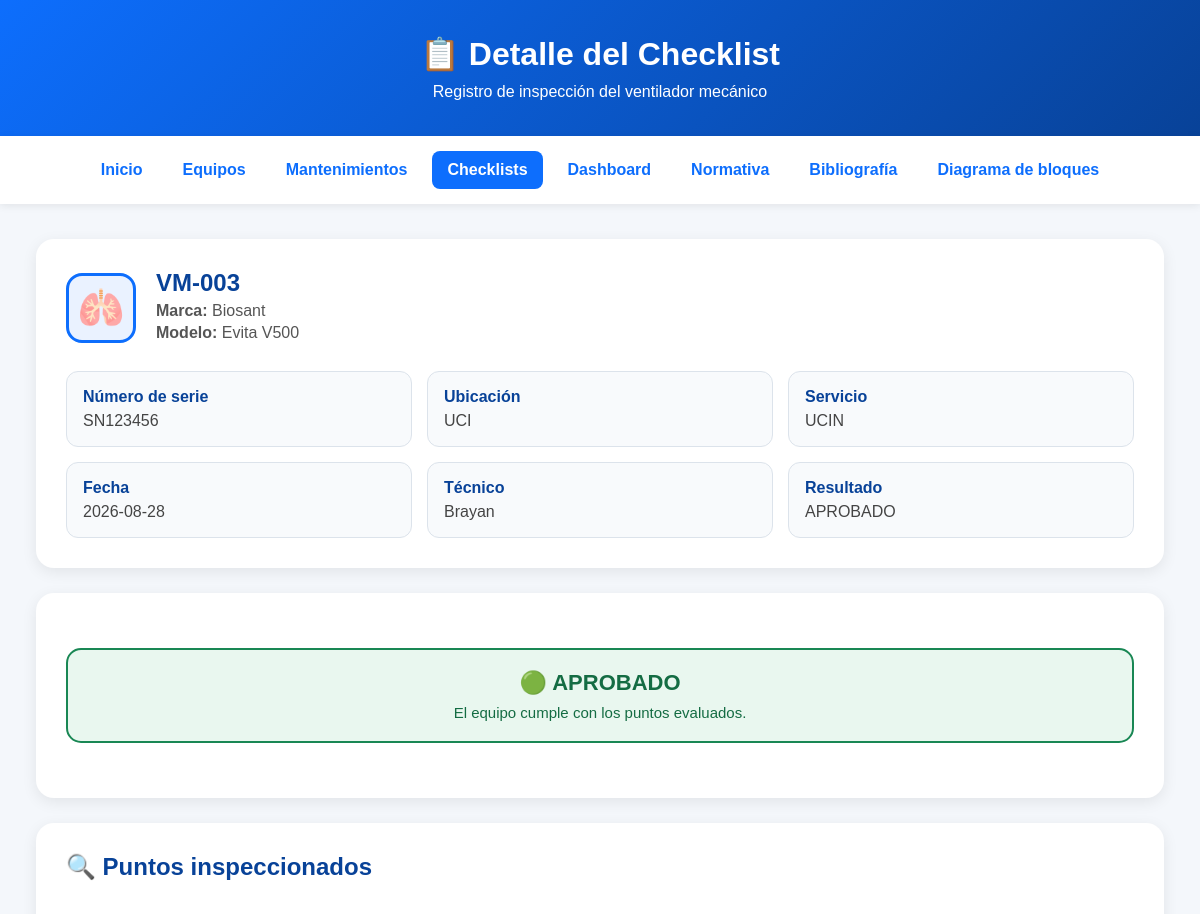
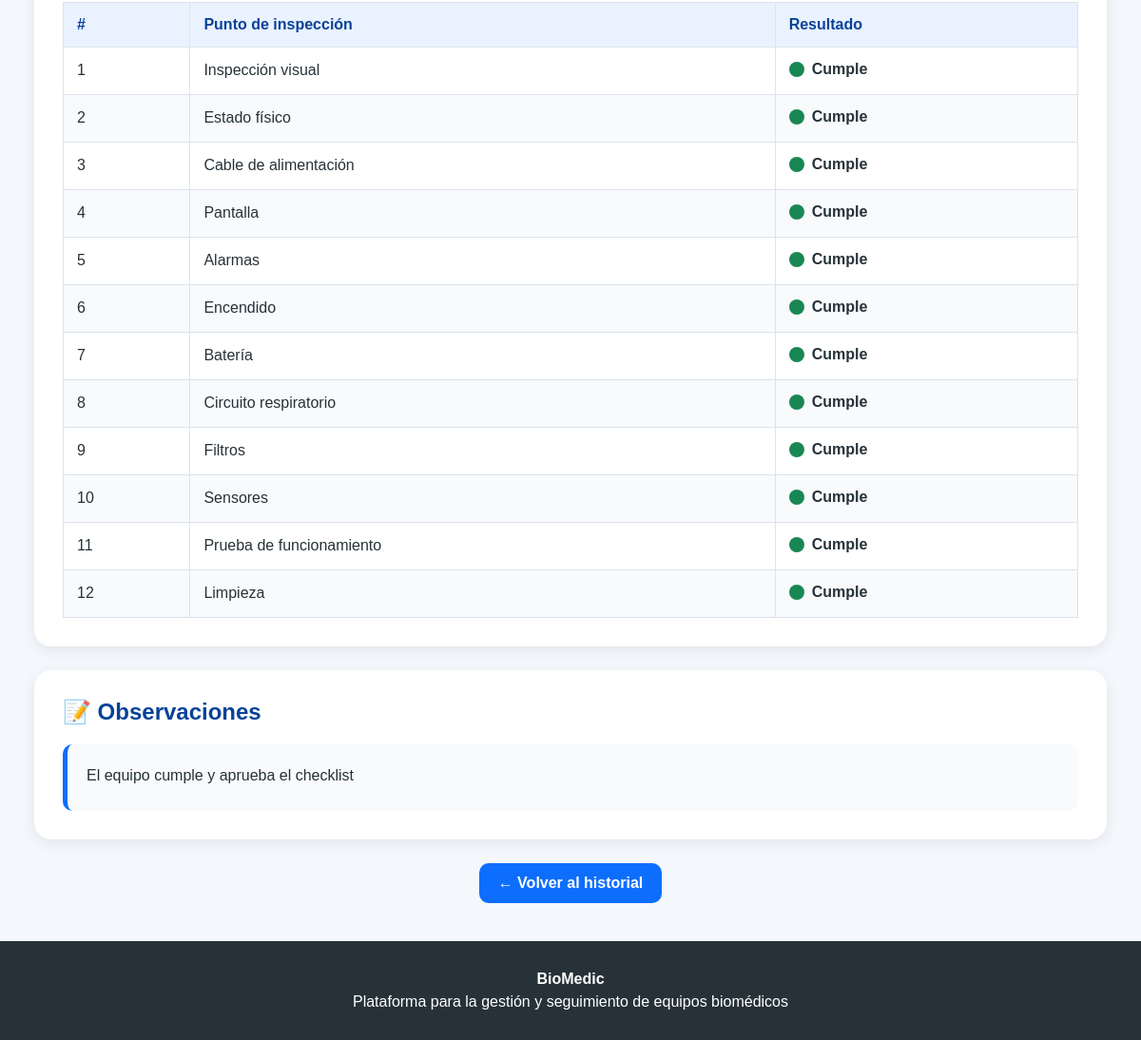
The page /ver_checklist/2 on the database its author committed (2 pictures, top to bottom).
### tables this page shows
CREATE TABLE equipos (
            id INTEGER PRIMARY KEY AUTOINCREMENT,
            codigo TEXT NOT NULL,
            marca TEXT NOT NULL,
            modelo TEXT NOT NULL,
            serie TEXT NOT NULL,
            ubicacion TEXT NOT NULL,
            servicio TEXT NOT NULL,
            estado TEXT NOT NULL,
            fecha TEXT,
            observaciones TEXT
        );

CREATE TABLE checklists (
            id INTEGER PRIMARY KEY AUTOINCREMENT,
            equipo_id INTEGER NOT NULL,
            fecha TEXT NOT NULL,
            tecnico TEXT NOT NULL,

            inspeccion_visual TEXT NOT NULL,
            estado_fisico TEXT NOT NULL,
            cable_alimentacion TEXT NOT NULL,
            pantalla TEXT NOT NULL,
            alarmas TEXT NOT NULL,
            encendido TEXT NOT NULL,
            bateria TEXT NOT NULL,
            circuito_respiratorio TEXT NOT NULL,
            filtros TEXT NOT NULL,
            sensores TEXT NOT NULL,
            prueba_funcionamiento TEXT NOT NULL,
            limpieza TEXT NOT NULL,

            observaciones TEXT,
            resultado TEXT NOT NULL,

            FOREIGN KEY (equipo_id)
                REFERENCES equipos(id)
        );

### app.py (the view)
@app.route("/ver_checklist/<int:id>")
def ver_checklist(id):
    conexion = conectar_bd()
    checklist_registrado = conexion.execute("""
        SELECT
            checklists.*,
            equipos.codigo,
            equipos.marca,
            equipos.modelo,
            equipos.serie,
            equipos.ubicacion,
            equipos.servicio
        FROM checklists
        INNER JOIN equipos
            ON checklists.equipo_id = equipos.id
        WHERE checklists.id = ?
    """, (id,)).fetchone()
    conexion.close()
    if checklist_registrado is None:
        return "Checklist no encontrado", 404
    return render_template(
        "ver_checklist.html",
        checklist=checklist_registrado
    )

### app.py (called while the page is built)
@app.after_request
def forzar_utf8(response):
    if response.content_type.startswith("text/html"):
        response.headers["Content-Type"] = "text/html; charset=utf-8"
    return response

def conectar_bd():
    conexion = sqlite3.connect(DATABASE)
    conexion.row_factory = sqlite3.Row
    return conexion

### templates/ver_checklist.html (shortened to what this page needs)
<!DOCTYPE html>
<html lang="es">
<head>
</head>
<body>
<header>
    <h1>&#x1F4CB; Detalle del Checklist</h1>
    <p>Registro de inspecci&oacute;n del ventilador mec&aacute;nico</p>
</header>
<nav>
    <a href="/">Inicio</a>
    <a href="/equipos">Equipos</a>
    <a href="/mantenimientos">Mantenimientos</a>
    <a href="/checklist" class="activo">Checklists</a>
    <a href="/dashboard">Dashboard</a>
    <a href="/normativa">Normativa</a>
    <a href="/bibliografia">Bibliograf&iacute;a</a>
    <a href="/diagrama-bloques">Diagrama de bloques</a>
</nav>
<main class="contenedor">
    <section class="tarjeta">
        <div class="equipo-header">
            <div class="equipo-icono">&#x1FAC1;</div>
            <div>
                <h2>{{ checklist.codigo }}</h2>
                <p><strong>Marca:</strong> {{ checklist.marca }}</p>
                <p><strong>Modelo:</strong> {{ checklist.modelo }}</p>
            </div>
        </div>
        <div class="informacion-grid">
            <div class="dato"><strong>N&uacute;mero de serie</strong><span>{{ checklist.serie }}</span></div>
            <div class="dato"><strong>Ubicaci&oacute;n</strong><span>{{ checklist.ubicacion }}</span></div>
            <div class="dato"><strong>Servicio</strong><span>{{ checklist.servicio }}</span></div>
            <div class="dato"><strong>Fecha</strong><span>{{ checklist.fecha }}</span></div>
            <div class="dato"><strong>T&eacute;cnico</strong><span>{{ checklist.tecnico }}</span></div>
            <div class="dato"><strong>Resultado</strong><span>{{ checklist.resultado }}</span></div>
        </div>
    </section>
    <section class="tarjeta">
        {% if checklist.resultado == "APROBADO" %}
            <div class="resultado aprobado">&#x1F7E2; APROBADO<div style="font-size:15px;margin-top:8px;font-weight:normal;">El equipo cumple con los puntos evaluados.</div></div>
        {% elif "ATEN" in checklist.resultado %}
            <div class="resultado atencion">&#x1F7E1; ATENCI&Oacute;N REQUERIDA<div style="font-size:15px;margin-top:8px;font-weight:normal;">Se identificaron puntos que requieren atenci&oacute;n.</div></div>
        {% else %}
            <div class="resultado no-aprobado">&#x1F534; NO APROBADO<div style="font-size:15px;margin-top:8px;font-weight:normal;">Se identificaron uno o m&aacute;s puntos que no cumplen.</div></div>
        {% endif %}
    </section>
    <section class="tarjeta">
        <h2>&#x1F50D; Puntos inspeccionados</h2>
        <div class="tabla-contenedor">
            <table>
                <thead><tr><th>#</th><th>Punto de inspecci&oacute;n</th><th>Resultado</th></tr></thead>
                <tbody>
                {% for campo, nombre in puntos %}
                <tr>
                    <td>{{ loop.index }}</td>
                    <td>{{ nombre }}</td>
                    <td>
                        {% set v = checklist[campo] %}
                        {% if v == "Cumple" %}<span class="estado-check"><span class="circulo verde"></span> Cumple</span>
                        {% elif "ten" in v|lower %}<span class="estado-check"><span class="circulo amarillo"></span> Atenci&oacute;n</span>
                        {% else %}<span class="estado-check"><span class="circulo rojo"></span> No cumple</span>{% endif %}
                    </td>
                </tr>
                {% endfor %}
                </tbody>
            </table>
        </div>
    </section>
    <section class="tarjeta">
        <h2>&#x1F4DD; Observaciones</h2>
        <div class="observaciones">{% if checklist.observaciones %}{{ checklist.observaciones }}{% else %}No se registraron observaciones.{% endif %}</div>
    </section>
    <div class="acciones"><a href="/checklist" class="boton-volver">&larr; Volver al historial</a></div>
</main>
<footer><p><strong>BioMedic</strong></p><p>Plataforma para la gesti&oacute;n y seguimiento de equipos biom&eacute;dicos</p></footer>
</body>
</html>

### templates/ver_checklist.html (style rules this page uses)
* { box-sizing: border-box; }
body { margin: 0; font-family: Arial, Helvetica, sans-serif; background: #f4f7fb; color: #263238; }
header { background: linear-gradient(135deg, #0d6efd, #084298); color: white; text-align: center; padding: 35px 20px; }
header h1 { margin: 0; font-size: 32px; }
header p { margin: 10px 0 0; font-size: 16px; }
nav { background: white; padding: 15px; display: flex; justify-content: center; flex-wrap: wrap; gap: 10px; box-shadow: 0 2px 8px rgba(0,0,0,0.08); }
nav a { text-decoration: none; color: #0d6efd; font-weight: bold; padding: 10px 15px; border-radius: 8px; transition: 0.2s; }
nav a.activo { background: #0d6efd; color: white; }
.contenedor { width: 94%; max-width: 1200px; margin: 35px auto; }
.tarjeta { background: white; padding: 30px; border-radius: 18px; box-shadow: 0 4px 15px rgba(0,0,0,0.08); margin-bottom: 25px; }
.tarjeta h2 { margin-top: 0; color: #084298; }
.equipo-header { display: flex; align-items: center; gap: 20px; margin-bottom: 25px; }
.equipo-icono { width: 70px; height: 70px; border-radius: 16px; background: #eaf2ff; border: 3px solid #0d6efd; display: flex; align-items: center; justify-content: center; font-size: 38px; flex-shrink: 0; }
.equipo-header h2 { margin: 0 0 5px; }
.equipo-header p { margin: 4px 0; color: #555; }
.informacion-grid { display: grid; grid-template-columns: repeat(3, 1fr); gap: 15px; }
.dato { background: #f8fafc; border: 1px solid #dce3eb; border-radius: 12px; padding: 16px; }
.dato strong { display: block; color: #084298; margin-bottom: 6px; }
.dato span { color: #444; }
.resultado { margin: 25px 0; padding: 20px; border-radius: 15px; text-align: center; font-size: 22px; font-weight: bold; }
.resultado.aprobado { background: #e9f7ef; border: 2px solid #198754; color: #146c43; }
.tabla-contenedor { overflow-x: auto; }
table { width: 100%; border-collapse: collapse; margin-top: 15px; }
th, td { border: 1px solid #dce3eb; padding: 14px; text-align: left; vertical-align: middle; }
th { background: #eaf2ff; color: #084298; }
tr:nth-child(even) { background: #f8fafc; }
.estado-check { display: inline-flex; align-items: center; gap: 8px; font-weight: bold; }
.circulo { width: 16px; height: 16px; border-radius: 50%; display: inline-block; }
.verde { background: #198754; }
.observaciones { background: #f8fafc; border-left: 5px solid #0d6efd; padding: 20px; border-radius: 10px; line-height: 1.6; min-height: 70px; }
.acciones { display: flex; justify-content: center; gap: 12px; margin-top: 25px; }
.boton-volver { display: inline-block; padding: 12px 20px; border-radius: 10px; text-decoration: none; font-weight: bold; background: #0d6efd; color: white; }
footer { background: #263238; color: white; text-align: center; padding: 25px; margin-top: 40px; }
footer p { margin: 6px; }

### rows shown on the page
equipos: codigo "VM-003", marca "Biosant", modelo "Evita V500", serie "SN123456", ubicacion "UCI", servicio "UCIN"
checklists: fecha "2026-08-28", tecnico "Brayan", resultado "APROBADO", inspeccion_visual "Cumple" (drawn), estado_fisico "Cumple" (drawn), cable_alimentacion "Cumple" (drawn), pantalla "Cumple" (drawn), alarmas "Cumple" (drawn), encendido "Cumple" (drawn), bateria "Cumple" (drawn), circuito_respiratorio "Cumple" (drawn), filtros "Cumple" (drawn), sensores "Cumple" (drawn), prueba_funcionamiento "Cumple" (drawn), limpieza "Cumple" (drawn), observaciones "El equipo cumple y aprueba el checklist"

### other values the page prints
{{ nombre }} "Inspección visual" "Estado físico" "Cable de alimentación" "Pantalla" "Alarmas" "Encendido" "Batería" "Circuito respiratorio" "Filtros" "Sensores" "Prueba de funcionamiento" "Limpieza"
